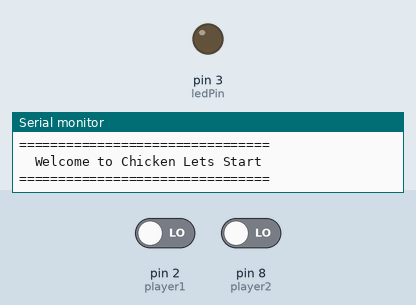
This sketch was run on a simulated Arduino Uno, built with avr-gcc and run on an emulated ATmega328P. Shown: output pins drawn as LEDs (lit = HIGH), the last lines printed to the serial monitor. Dashed ring = blinking. Inputs (shaded band) come from the test bench; at power-on: pin 2 (player1) LOW, pin 8 (player2) LOW. Random numbers use the default seed unless the sketch sets one.

Above: at 0.1 s.
At 7.9 s:
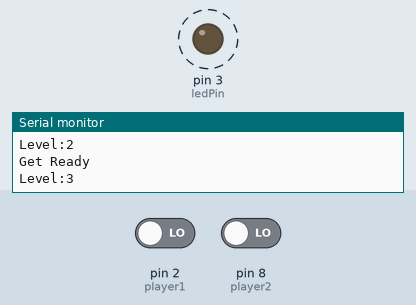
8.0 s: pin 2 (player1) driven HIGH
At 12.6 s:
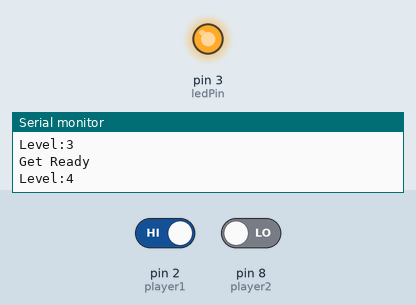
Timing chart, 0 to 14.3 s (numbered marks = the images above; inputs shaded):
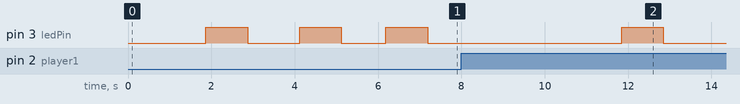

The sketch:

Chicken.ino
```cpp
/*
  Pinak Saha & Timothy Sanders
  Chicken game
  CS 92923 G Beyond the Joystick
  Spring 2014
  Homework # 1
*/

const int player1 = 2;
const int player2 = 8;

const int ledPin =3;

int  randNumber = 0;

int player1State = 0;
int player2State = 0;


int player1Score = 0;
int player2Score = 0;


int turn = 0;

void setup()
{

  pinMode(ledPin, OUTPUT);
  pinMode(player1, INPUT);
  pinMode(player2,INPUT);
  Serial.begin(9600);
   Serial.write("================================\n\n");
  Serial.write("  Welcome to Chicken Lets Start \n\n");
  Serial.write("================================\n\n");

}

int getDelay()
{
    return random(0,5000);
}

void start()
{

  Serial.write("Get Ready\n\n");
  turn = turn + 1;
      Serial.write("Level:");
      Serial.println(turn);
      Serial.write("\n");
  delay(getDelay());
  digitalWrite(ledPin,HIGH);
  delay(1000);
  Serial.write("\n\n");
  digitalWrite(ledPin,LOW);

}

void loop()
{
    start();
    player1State = digitalRead(player1);
    player2State = digitalRead(player2);

    if(player1State == HIGH)
    {
      Serial.write("Winner Player 1\n");
      player1Score = player1Score +1;
      Serial.write("Player 1 Score:");
      Serial.println(player1Score);

      Serial.write("\n");
      delay(3000);
    }

    if(player2State==HIGH)
    {
      Serial.write("Winner Player 2\n");
      player2Score = player2Score +1;
      Serial.write("Player 2 Score:");
      Serial.println(player2Score);
      Serial.write("\n");
      delay(3000);
    }

    delay(1000);
}
```
